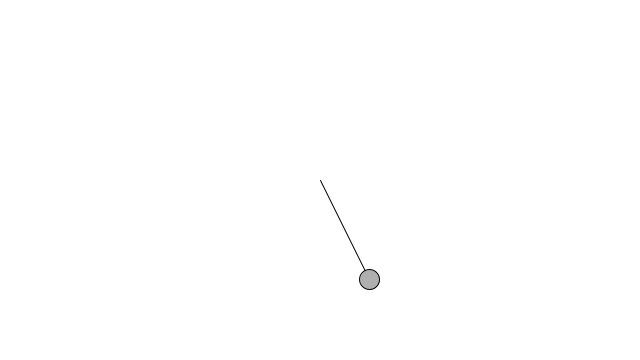
Frame 1 (no input)
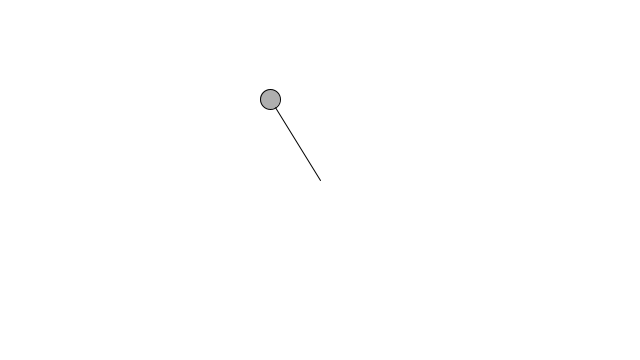
Frame 60 (the mouse pressed at the canvas centre just before this capture)
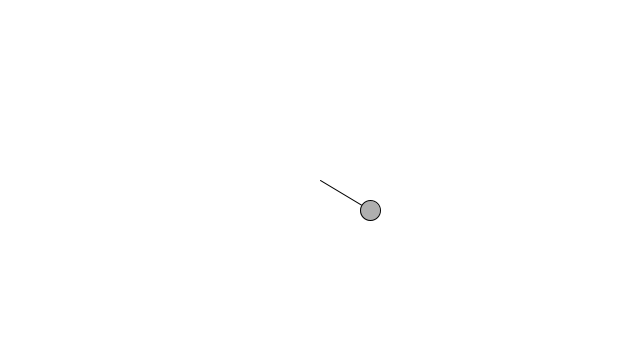
Frame 120 (the mouse held since frame 60 and released just before this capture)

The Processing sketch that drew these frames (run headless with seeded random() and noise(); from frame 60 on, the mouse is pressed at the canvas centre):

// Processing sketch: harmonic_xy
// ── harmonic_xy.pde
void setup() {
  size(640,360);
}
 
void draw() {
  background(255);
 
  PVector period = new PVector(120, 100);
  PVector amplitude = new PVector (50, 100);
  float x = amplitude.x * cos(TWO_PI * frameCount / period.x);
  float y = amplitude.y * cos(TWO_PI * frameCount / period.y);
  stroke(0);
  fill(175);
  translate(width/2,height/2);
  line(0,0,x,y);
  ellipse(x,y,20,20);
}
